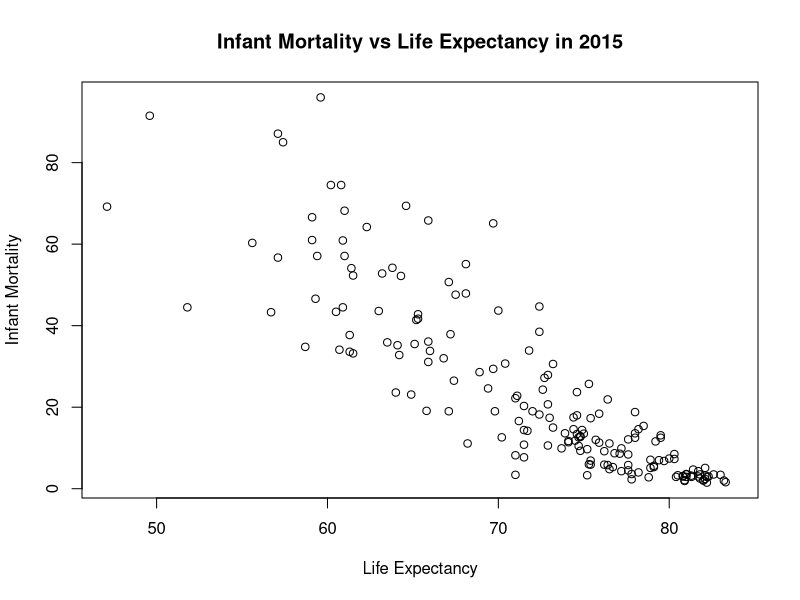
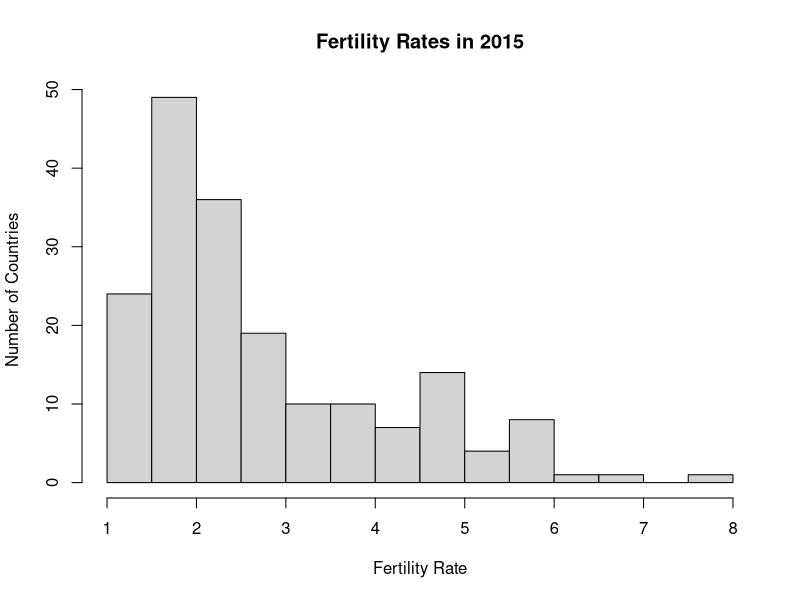

Source code (R) for these figures, in order:
## Please add your code in between the comments
## For the first two questions on this assignment, please only use base R and do not rely on any packages.

## Q1 - 4pt
## GC-content of a piece of DNA is defined as the percentage of Gs + Cs. 
## For example "ACCTGCA" has a 57.1% GC-content
## Write a function that will take a sequence 
## The function should return a GC ratio

get_gc_ratio = function(s) {
  split_s = unlist(strsplit(s, ""))
  gc_count = sum(split_s == "G" | split_s == "C")
  return(gc_count/length(split_s))
}

print(get_gc_ratio("ACCTGCA")) # 0.571

## Q2 - 4pt
## Every amino acid in a protein is encoded by three nucleotides. 
## Execute the following two lines to get a list of all codons and corresponding amino acids
codons = c('UUU','UUC','UUA','UUG','UCU','UCC','UCA','UCG','UAU','UAC','UAA','UAG','UGU','UGC','UGA','UGG','CUU','CUC','CUA','CUG','CCU','CCC','CCA','CCG','CAU','CAC','CAA','CAG','CGU','CGC','CGA','CGG','AUU','AUC','AUA','AUG','ACU','ACC','ACA','ACG','AAU','AAC','AAA','AAG','AGU','AGC','AGA','AGG','GUU','GUC','GUA','GUG','GCU','GCC','GCA','GCG','GAU','GAC','GAA','GAG','GGU','GGC','GGA','GGG')
amino_acids = c('F','F','L','L','S','S','S','S','Y','Y','*','*','C','C','*','W','L','L','L','L','P','P','P','P','H','H','Q','Q','R','R','R','R','I','I','I','M','T','T','T','T','N','N','K','K','S','S','R','R','V','V','V','V','A','A','A','A','D','D','E','E','G','G','G','G' )

## Write a function that will take a coding region sequence as input. You can assume the sequence is starting with AUG and is a multiple of three nucleotides. 
## The output should be the corresponding protein sequence.
translate_codons = function(s) {
  protein = ""
  for (i in seq(1, nchar(s), 3)) {
    codon = substr(s, i, i+2)
    amino_acid = amino_acids[codons == codon]
    if (amino_acid == '*') {break}
    protein = paste(protein, amino_acid, sep="")
  }
  return(protein)
}

print(translate_codons("AUGUUUUCUUAGUCU")) # MFS (stop codon UAG in middle)

## Q3 - 4pt
## R has powerful plotting options available. 
## You may have already used ggplot package before 
## even the base R language has many simple plotting functions
## Let's first install the dslabs package
install.packages("dslabs")
library(dslabs)
## This package has a number of interesting datasets
## We can load an example for simple plotting
data(gapminder)
## We can explore some of the features in this dataset with basic plots
?gapminder
## We can look at the first few entries of this dataset with "head"
head ( gapminder)
str (gapminder)
## Given this data frame let's extract the data from 2015 into a new data frame
gapminder_2015 = gapminder[gapminder$year == 2015 ,  ]

### plot the life expectancy (x axis) and infant mortality (y axis) using the data from 2015(2 pts).  
### make a histogram of distribution of Fertility using the data from 2015 (2pts).
plot(gapminder_2015$life_expectancy, 
     gapminder_2015$infant_mortality,
     main = "Infant Mortality vs Life Expectancy in 2015",
     ylab = "Infant Mortality",
     xlab = "Life Expectancy")

hist(gapminder_2015$fertility,
     main = "Fertility Rates in 2015",
     xlab = "Fertility Rate",
     ylab = "Number of Countries",
     breaks = 10)
